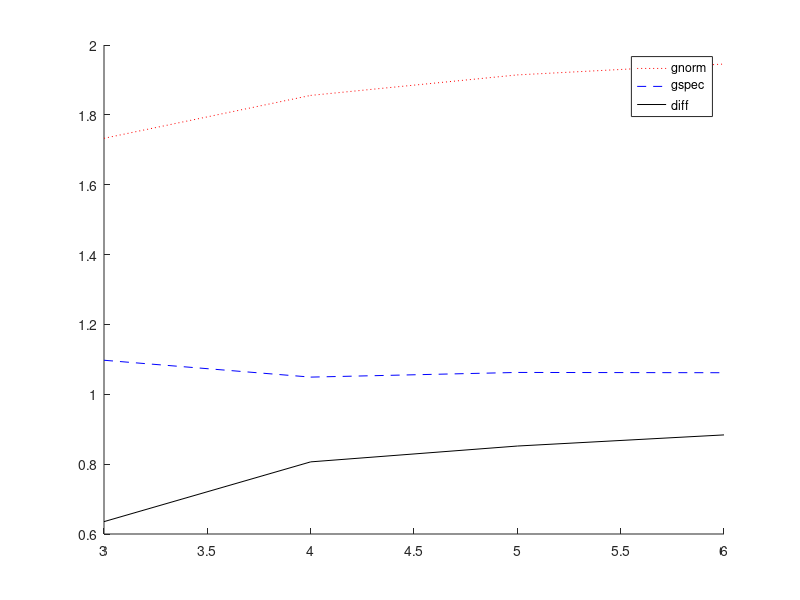

The MATLAB script that drew this image:
j = 1;
clf;
allNorms = [];
allSpecs = [];
idx = 3:6;
for j = idx
    gnorm = [];
    gspec = [];
    for i = 1:100
        m = 2^j;
        A = randn(m,m) / sqrt(m);
        gnorm = [gnorm norm(A)];
        gspec = [gspec max(abs(eig(A)))];
        hold on;
    end
    
    allNorms = [allNorms mean(gnorm)];
    allSpecs = [allSpecs mean(gspec)];
end

plot(idx, allNorms, 'r:');
plot(idx, allSpecs, 'b--');
plot(idx, allNorms-allSpecs, 'k-');
legend('gnorm', 'gspec', 'diff');